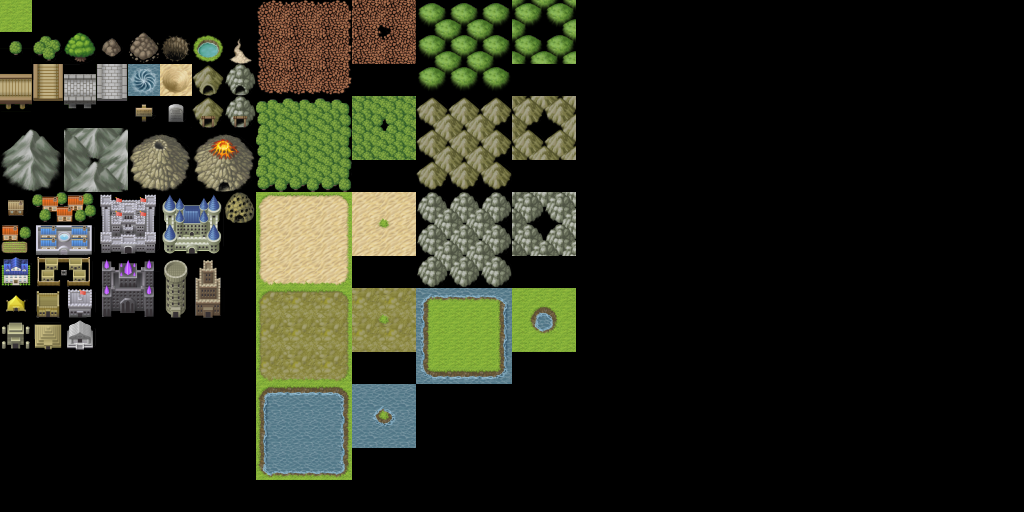

The image is a tile-based game level rendered from a .tmx file. Its description and source (layers, tilesets, objects; grid data summarised) follow:
An orthogonal 64x32 tile map with 16x16 px tiles, 1 tile layer (Layer), 9 tilesets.

<map version="1.0" orientation="orthogonal" width="64" height="32" tilewidth="16" tileheight="16">
 <tileset firstgid="1" name="pipo-map001_at-miti" tilewidth="16" tileheight="16">
  <image source="tiles/pipo-map001_at-miti.png" width="32" height="160" />
  <terraintypes>
   <terrain name="土" tile="-1" />
  </terraintypes>
  <tile id="0" terrain=",,,0" />
  <tile id="1" terrain=",,0," />
  <tile id="2" terrain=",0,," />
  <tile id="3" terrain="0,,," />
  <tile id="4" terrain=",0,,0" />
  <tile id="5" terrain="0,,0," />
  <tile id="6" terrain=",0,,0" />
  <tile id="7" terrain="0,,0," />
  <tile id="8" terrain=",,0,0" />
  <tile id="9" terrain=",,0,0" />
  <tile id="10" terrain="0,0,," />
  <tile id="11" terrain="0,0,," />
  <tile id="12" terrain=",0,0,0" />
  <tile id="13" terrain="0,,0,0" />
  <tile id="14" terrain="0,0,,0" />
  <tile id="15" terrain="0,0,0," />
  <tile id="16" terrain="0,0,0,0" />
  <tile id="17" terrain="0,0,0,0" />
  <tile id="18" terrain="0,0,0,0" />
  <tile id="19" terrain="0,0,0,0" />
 </tileset>
 <tileset firstgid="21" name="pipo-map001_at-mori" tilewidth="16" tileheight="16">
  <image source="tiles/pipo-map001_at-mori.png" width="32" height="160" />
 </tileset>
 <tileset firstgid="41" name="pipo-map001_at-sabaku" tilewidth="16" tileheight="16">
  <image source="tiles/pipo-map001_at-sabaku.png" width="32" height="160" />
 </tileset>
 <tileset firstgid="61" name="pipo-map001_at-tuti" tilewidth="16" tileheight="16">
  <image source="tiles/pipo-map001_at-tuti.png" width="32" height="160" />
 </tileset>
 <tileset firstgid="81" name="pipo-map001_at-umi" tilewidth="16" tileheight="16">
  <image source="tiles/pipo-map001_at-umi.png" width="32" height="160" />
 </tileset>
 <tileset firstgid="101" name="pipo-map001_at-yama1" tilewidth="16" tileheight="16">
  <image source="tiles/pipo-map001_at-yama1.png" width="32" height="160" />
 </tileset>
 <tileset firstgid="121" name="pipo-map001_at-yama2" tilewidth="16" tileheight="16">
  <image source="tiles/pipo-map001_at-yama2.png" width="32" height="160" />
 </tileset>
 <tileset firstgid="141" name="pipo-map001_at-yama3" tilewidth="16" tileheight="16">
  <image source="tiles/pipo-map001_at-yama3.png" width="32" height="160" />
 </tileset>
 <tileset firstgid="161" name="pipo-map001" tilewidth="16" tileheight="16">
  <image source="tiles/pipo-map001.png" width="256" height="352" />
 </tileset>
 <layer name="Layer" width="64" height="32">
  <data>[2048 cells, 820 non-empty, 512 distinct tile ids]</data>
 </layer>
</map>
